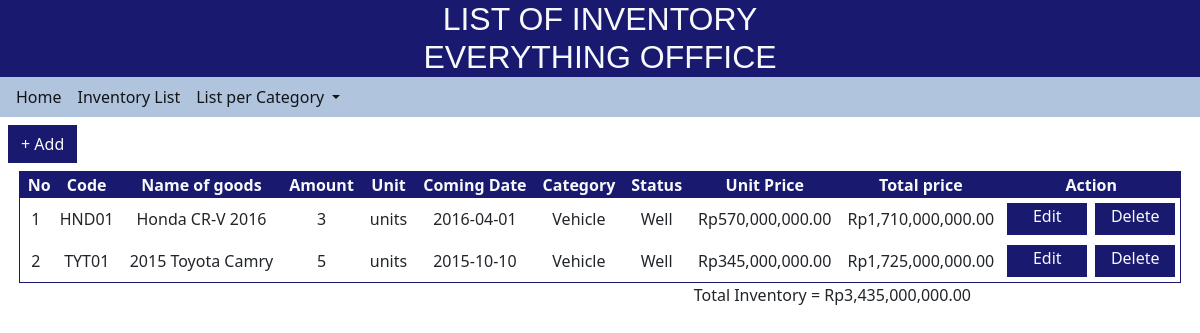
The page /view_list_vehicle.php on the database its author committed.
### tables this page shows
CREATE TABLE `inventory` (
  `item_id` varchar(10) NOT NULL,
  `item_name` varchar(30) NOT NULL,
  `amount` int(11) NOT NULL,
  `unit` varchar(15) NOT NULL,
  `arrival_date` date NOT NULL,
  `category` varchar(20) NOT NULL,
  `item_status` varchar(20) NOT NULL,
  `price` int(20) NOT NULL
);

### view_list_vehicle.php (the view, shortened to what this page needs)
<?php
    require('connect.php');
    $i = 0;
    $total_all = 0;
    $query = "SELECT * FROM inventory WHERE category='Vehicle'";
    $execute = $mydb->query($query);
?>
<!doctype html>
<html lang="en">
<head>
    <link href="https://cdn.jsdelivr.net/npm/bootstrap@5.1.3/dist/css/bootstrap.min.css" rel="stylesheet"
>
</head>
<body>
    <div class="menu" style="background-color:midnightblue">
        <h2 class="text-light mb-0" style="font-family:'Franklin Gothic Medium', 'Arial Narrow', Arial, sans-serif;">
            <center>LIST OF INVENTORY<br>EVERYTHING OFFFICE</center>
        </h2>
        <nav class="navbar navbar-expand-sm navbar-light p-0" style="background-color:lightsteelblue;">
            <div class="collapse navbar-collapse" id="navbarNav">
                <ul class="navbar-nav">
                    <li class="nav-item ps-2">
                        <a class="nav-link active" aria-current="page" href="home.php">Home</a>
                    </li>
                    <li class="nav-item">
                        <a class="nav-link active" href="view_inventory.php">Inventory List</a>
                    </li>
                    <li class="nav-item dropdown">
                        <a class="nav-link active dropdown-toggle" href="#" id="navbarDropdownMenuLink" role="button"
                            data-bs-toggle="dropdown" aria-expanded="false">
                            List per Category
                        </a>
                    </li>
                </ul>
            </div>
        </nav>
    </div>
    <div class="content">
        <div class="bttn m-2">
            <a href="form_add.php">
                <button class="btn rounded-0 text-light" style="background-color: midnightblue;">+ Add</button>
            </a>
        </div>
        <div class="d-flex justify-content-center">
            <table style="min-width: min-content; border: 1px solid midnightblue;">
                <thead class="text-center text-light" style="background-color: midnightblue;">
                    <tr class="align-middle">
                        <th class="ps-2">No</th>
                        <th class="px-2">Code</th>
                        <th class="px-2">Name of goods</th>
                        <th class="px-2">Amount</th>
                        <th class="px-2">Unit</th>
                        <th class="px-2">Coming Date</th>
                        <th class="px-2">Category</th>
                        <th class="px-2">Status</th>
                        <th class="px-2">Unit Price</th>
                        <th class="px-2">Total price</th>
                        <th class="px-2" colspan="2">Action</th>
                    </tr>
                </thead>
                <tbody class="text-center">
                    <?php
                        while($row = $execute->fetch_object()){
                            $price_format = number_format($row->price, 2, ".", ",");
                            $total_price = $row->price * $row->amount;
                            $total_format = number_format($total_price, 2, ".", ",");
                    ?>
                    <tr>
                        <td class="px-2"><?= $i+1 ?></td>
                        <td class="px-2"><?= $row->item_id ?></td>
                        <td class="px-2"><?= $row->item_name ?></td>
                        <td class="px-2"><?= $row->amount ?></td>
                        <td class="px-2"><?= $row->unit ?></td>
                        <td class="px-2"><?= $row->arrival_date ?></td>
                        <td class="px-2"><?= $row->category ?></td>
                        <td class="px-2"><?= $row->item_status ?></td>
                        <td class="px-2 text-end">Rp<?= $price_format ?></td>
                        <td class="px-2 text-end">Rp<?= $total_format ?></td>
                        <div class="action">
                            <td class="d-flex justify-content-center">
                                <a class="nav-link active p-0 px-1" href="form_edit.php?id=<?= $row->item_id ?>">
                                    <button class="btn rounded-0 pt-0 my-1 text-light"
                                        style="background-color: midnightblue; width: 80px">Edit</button>
                                </a>
                                <a class="nav-link active p-0 px-1" href="process_delete.php?id=<?= $row->item_id ?>">
                                    <button class="btn rounded-0 pt-0 my-1 text-light"
                                        style="background-color: midnightblue; width: 80px">Delete</button>
                                </a>
                            </td>
                        </div>
                    </tr>
                    <?php
                        $i++;
                        $total_all += $total_price;
                        $all_format = number_format($total_all, 2, ".", ",");
                        }
                    ?>
                </tbody>
            </table>
        </div>
        <div class="total text-end" style="margin-right: 229px">
            <span>Total Inventory = Rp<?= $all_format ?></span>
        </div>
    </div>
</body>
</html>

### rows shown on the page
inventory: item_id "HND01", item_name "Honda CR-V 2016", amount "3", unit "units", arrival_date "2016-04-01", category "Vehicle", item_status "Well", price "570,000,000.00", total_format "1,710,000,000.00"
inventory: item_id "TYT01", item_name "2015 Toyota Camry", amount "5", unit "units", arrival_date "2015-10-10", category "Vehicle", item_status "Well", price "345,000,000.00", total_format "1,725,000,000.00"

### other values the page prints
$all_format "3,435,000,000.00"
